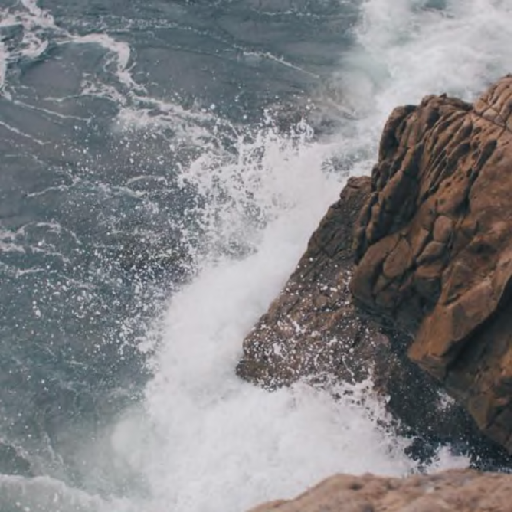
#> input picture Labs/Documentation/images/RawPictures/morze.png, 512 x 512 px
$ python HistogramRGB.py
#> lines starting #> are read from the running program, lines starting #| are printed output that depends on the picture
### Labs/ImageHelper.py
import numpy as np
from PIL import Image


class ImageHelper:

    def __init__(self, name, pictureType):
        self.name = name
        self.im = Image.open(name).convert(pictureType)

    def getPicturePath(self):
        return self.name

    def getPictureName(self):
        fullName = self.getPicturePath()
        lastSlash = fullName.rfind('/')
        lastDot = fullName.rfind('.')
        pictureName = fullName[lastSlash + 1: lastDot]
        return pictureName

    def getGreyMatrix(self):
        matrix = np.array(self.im)
        return matrix

    def getRGBMatrix(self):
        loadmatrix = self.im.load()
        return loadmatrix

    def getWidth(self):
        size = self.im.size
        width = size[0]
        return width

    def getLength(self):
        size = self.im.size
        length = size[1]
        return length

    def getPictureParameters(self):
        length = self.getLength()
        width = self.getWidth()
        pictureName = self.getPictureName()
        return length, width, pictureName

### Labs/HistogramRGB.py
import numpy as np
from PIL import Image
from matplotlib import pyplot as plt

from ImageHelper import ImageHelper
from PictureSaver import PictureSaver


class HistogramRGB:
    def __init__(self, name='./Documentation/images/RawPictures/morze.png', pictureType='RGB'):
        self.pic = ImageHelper(name, pictureType)
        self.pictureType = pictureType
        self.name = name
        self.saver = PictureSaver()

    def plotHistogram(self, bins, hist, path):
        plt.figure(figsize=[10, 8])
        plt.bar(bins[:-1], hist[0], width=0.8, color='red')
        plt.bar(bins[:-1], hist[1], width=0.8, color='green')
        plt.bar(bins[:-1], hist[2], width=0.8, color='blue')
        plt.xlim(min(bins), max(bins))
        plt.grid(axis='y', alpha=0.75)
        plt.xlabel('Value', fontsize=15)
        plt.ylabel('Frequency', fontsize=15)
        plt.xticks(fontsize=15)
        plt.yticks(fontsize=15)
        plt.ylabel('Frequency', fontsize=15)
        plt.savefig(path)
        plt.close()

    def savePicture(self, result, path):
        img = Image.fromarray(result, mode='RGB')
        img.save(path)
        lastSlash = path.rfind('/')
        lastDot = path.rfind('.')
        pictureName = path[lastSlash + 1: lastDot]
        print('Picture saved as ' + str(pictureName) + '.png')

    def calculateHistogram(self, matrix, path):
        length, width, pictureName = self.pic.getPictureParameters()
        histogram = np.zeros((3, 256), np.int64)
        for l in range(length):
            for w in range(width):
                r = matrix[l, w][0]
                g = matrix[l, w][1]
                b = matrix[l, w][2]
                histogram[0][r] += 1
                histogram[1][g] += 1
                histogram[2][b] += 1

        bins = np.arange(257)
        self.plotHistogram(bins, histogram, path)

    # [169 lines left out: functions moveHistogram, extendHistogram, oneThresholdLocalHistogram, multiThresholdLocalHistogram, oneThresholdGlobalHistogram, not called in this run]

    def multiThresholdGlobalHistogram(self, bins=4):
        length, width, pictureName = self.pic.getPictureParameters()
        matrix = self.pic.getGreyMatrix()
        # save basic histogram of modified picture
        ex = './images/ExEffects/6/67/'
        path = str(ex) + str(pictureName) + '_histogram.png'
        self.calculateHistogram(matrix, path)

        result = np.zeros((length, width, 3), np.uint8)
        vMax = [0] * 3
        vMin = [255] * 3
        scale = [0] * 3

        for color in range(3):
            for l in range(length):
                for w in range(width):
                    pom = matrix[l, w][color]
                    if pom > vMax[color]:
                        vMax[color] = pom
                    if pom > vMin[color]:
                        vMin[color] = pom

        for color in range(3):
            scale[color] = vMax[color] / (bins - 1)

        for color in range(3):
            for l in range(length):
                for w in range(width):
                    pom = matrix[l, w][color]
                    result[l, w][color] = int(round(pom) / scale[color]) * scale[color]

        path = str(ex) + str(pictureName) + '_multiThresholdGlobal_histogram.png'
        self.calculateHistogram(result, path)
        path = str(ex) + str(pictureName) + '_multiThresholdGlobal.png'
        self.savePicture(result, path)

if __name__ == '__main__':
    '''
    pictureName = plot.pic.getPictureName()
    matrix = plot.pic.getGreyMatrix()
    path = './images/ExEffects/6/61/' + str(pictureName) + '_histogram.png'
    plot.calculateHistogram(matrix, path)
    plot.moveHistogram(-50)
    plot.extendHistogram()
    plot.oneThresholdLocalHistogram()
    plot.multiThresholdLocalHistogram()
    plot.localHistogram()
    plot.globalHistogram()
    '''
    plot = HistogramRGB()
#> in __init__, self.im is the input picture: PIL image 512x512 RGB; mean R, G, B 129.6, 129.6, 132.4
    plot.multiThresholdGlobalHistogram()
#> in plotHistogram, `plt.savefig(path)`:
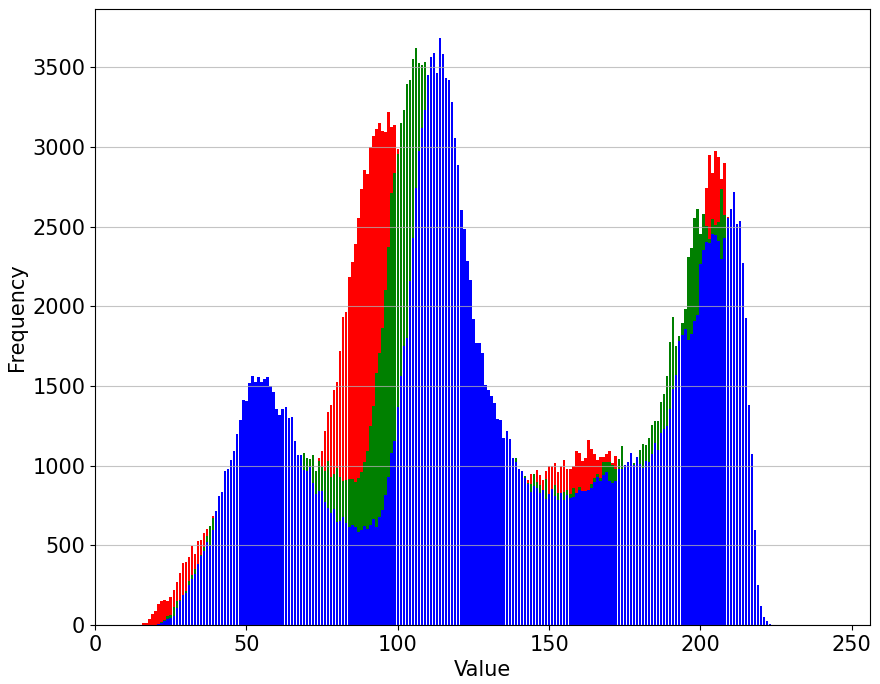
#> figure drawn by matplotlib, 1 panel; tallest bar 3219 high, from x = 96.6 to 97.4; tallest bar 3623 high, from x = 105.6 to 106.4; tallest bar 3682 high, from x = 113.6 to 114.4
#> after the loop in multiThresholdGlobalHistogram, `for color in range(3):`: vMax = [222, 220, 224]; vMin = [255, 255, 255]
#> after the loop in multiThresholdGlobalHistogram, `for color in range(3):`: scale = [74, 73.33, 74.67]
#> after the loop in multiThresholdGlobalHistogram, `for color in range(3):`:
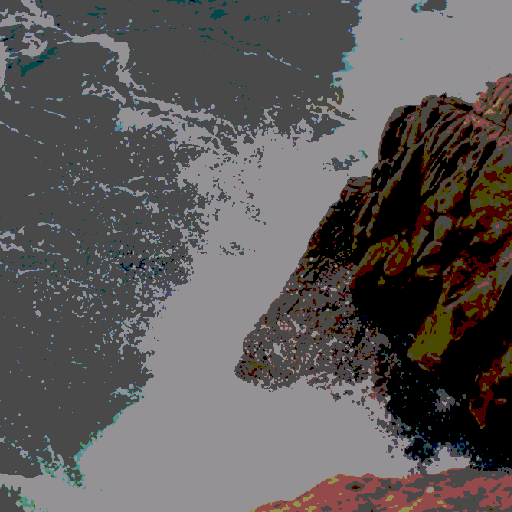
#> result: shape (512, 512, 3); mean R, G, B 93, 88.7, 88.6
#> in plotHistogram (call 2), `plt.savefig(path)`:
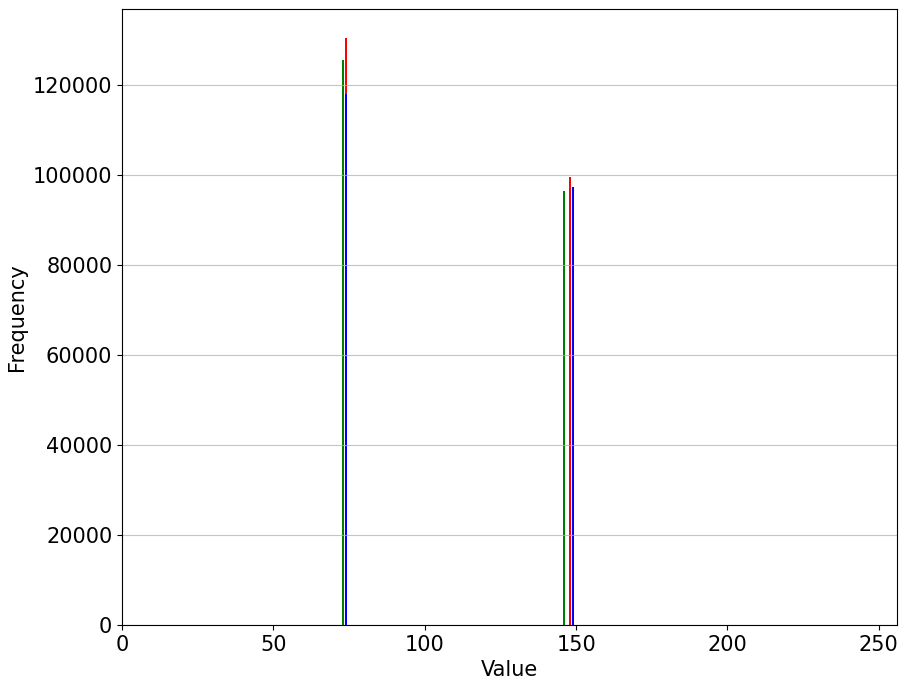
#> figure drawn by matplotlib, 1 panel; tallest bar 130308 high, from x = 73.6 to 74.4; tallest bar 125538 high, from x = 72.6 to 73.4; tallest bar 118004 high, from x = 73.6 to 74.4
    plot2 = HistogramRGB('./images/RawPictures/kawa.png')
#> call 2 of __init__, with name = './images/RawPictures/kawa.png', pictureType = 'RGB'
#> call 2 of __init__, with name = './images/RawPictures/kawa.png', pictureType = 'RGB'
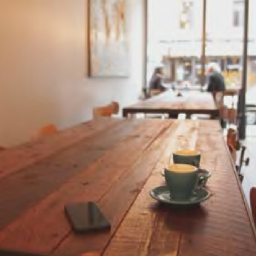
#> input picture Labs/images/RawPictures/kawa.png, 256 x 256 px
#> in __init__, self.im is the input picture: PIL image 256x256 RGB; mean R, G, B 166.4, 136.6, 120.3
    plot2.multiThresholdGlobalHistogram()
#> call 2 of multiThresholdGlobalHistogram, with bins = 4
#> in plotHistogram (call 3), `plt.savefig(path)`:
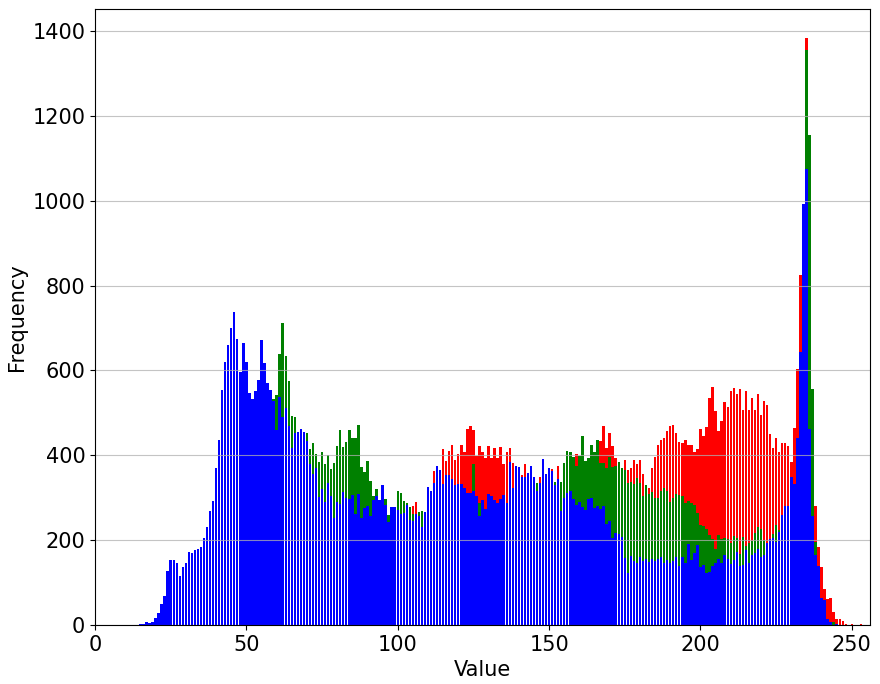
#> figure drawn by matplotlib, 1 panel; tallest bar 1383 high, from x = 234.6 to 235.4; tallest bar 1356 high, from x = 234.6 to 235.4; tallest bar 1076 high, from x = 234.6 to 235.4
#> after the loop in multiThresholdGlobalHistogram (call 2), `for color in range(3):`: vMax = [253, 246, 245]
#> after the loop in multiThresholdGlobalHistogram (call 2), `for color in range(3):`: scale = [84.33, 82, 81.67]
#> after the loop in multiThresholdGlobalHistogram (call 2), `for color in range(3):`:
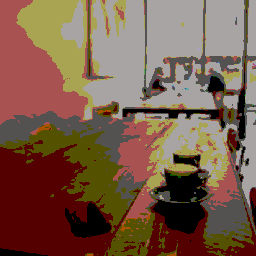
#> result: shape (256, 256, 3); mean R, G, B 121.8, 91.7, 73
#> in plotHistogram (call 4), `plt.savefig(path)`:
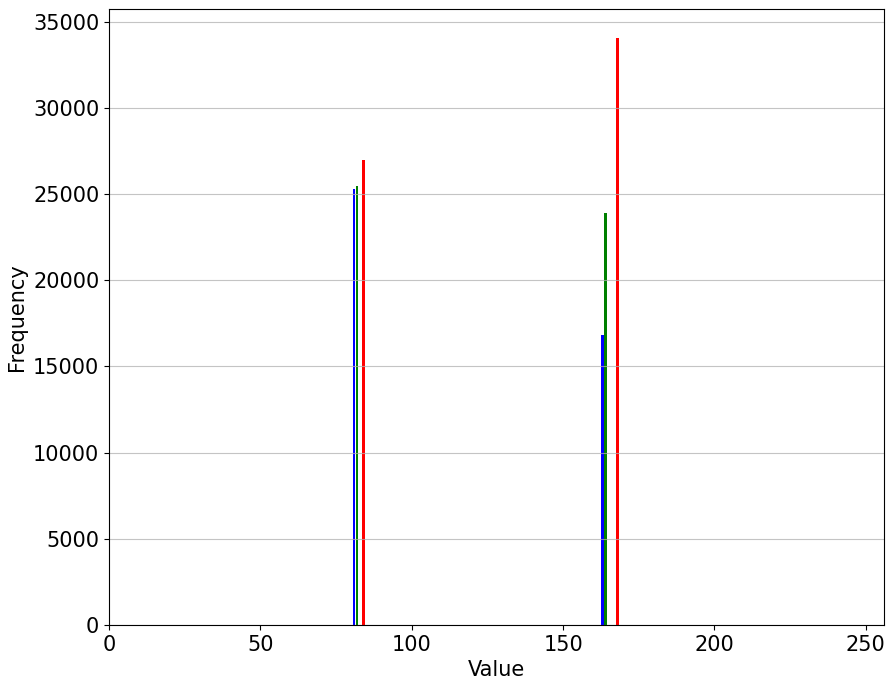
#> figure drawn by matplotlib, 1 panel; tallest bar 34037 high, from x = 167.6 to 168.4; tallest bar 25486 high, from x = 81.6 to 82.4; tallest bar 25271 high, from x = 80.6 to 81.4
